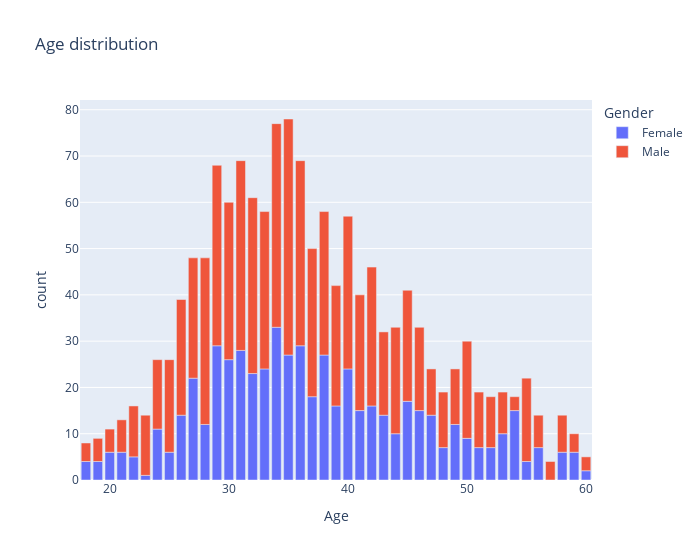

Notebook code cell kept with this figure:
### Markdown cell above
7. Is the distribution of ages different for men and women?
Find two ways of investigating the difference

### Code cell
age_gender_counts = df.groupby(["Age", "Gender"]).size().reset_index(name="count")

fig2 = px.bar(age_gender_counts, x="Age", y="count", color="Gender", title="Age distribution", width=700)
fig2.show()

### Figure 1 — Plotly figure (JSON) as saved in the notebook; plotly's stock layout.template omitted (floating-point values rounded to 4 significant figures)
{"data": [{"hovertemplate": "Gender=Female<br>Age=%{x}<br>count=%{y}<extra></extra>", "legendgroup": "Female", "marker": {"color": "#636efa", "pattern": {"shape": ""}}, "name": "Female", "orientation": "v", "showlegend": true, "textposition": "auto", "type": "bar", "x": [18, 19, 20, 21, 22, 23, 24, 25, 26, 27, 28, 29, 30, 31, 32, 33, 34, 35, 36, 37, 38, 39, 40, 41, 42, 43, 44, 45, 46, 47, 48, 49, 50, 51, 52, 53, 54, 55, 56, 58, 59, 60], "xaxis": "x", "y": [4, 4, 6, 6, 5, 1, 11, 6, 14, 22, 12, 29, 26, 28, 23, 24, 33, 27, 29, 18, 27, 16, 24, 15, 16, 14, 10, 17, 15, 14, 7, 12, 9, 7, 7, 10, 15, 4, 7, 6, 6, 2], "yaxis": "y"}, {"hovertemplate": "Gender=Male<br>Age=%{x}<br>count=%{y}<extra></extra>", "legendgroup": "Male", "marker": {"color": "#EF553B", "pattern": {"shape": ""}}, "name": "Male", "orientation": "v", "showlegend": true, "textposition": "auto", "type": "bar", "x": [18, 19, 20, 21, 22, 23, 24, 25, 26, 27, 28, 29, 30, 31, 32, 33, 34, 35, 36, 37, 38, 39, 40, 41, 42, 43, 44, 45, 46, 47, 48, 49, 50, 51, 52, 53, 54, 55, 56, 57, 58, 59, 60], "xaxis": "x", "y": [4, 5, 5, 7, 11, 13, 15, 20, 25, 26, 36, 39, 34, 41, 38, 34, 44, 51, 40, 32, 31, 26, 33, 25, 30, 18, 23, 24, 18, 10, 12, 12, 21, 12, 11, 9, 3, 18, 7, 4, 8, 4, 3], "yaxis": "y"}], "layout": {"barmode": "relative", "legend": {"title": {"text": "Gender"}, "tracegroupgap": 0}, "title": {"text": "Age distribution"}, "width": 700, "xaxis": {"anchor": "y", "domain": [0, 1], "title": {"text": "Age"}}, "yaxis": {"anchor": "x", "domain": [0, 1], "title": {"text": "count"}}}}
